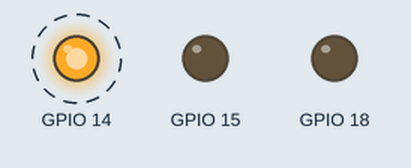
A program run on a simulated Raspberry Pi (BCM pin numbers). Parts: output pins drawn as LEDs (lit = HIGH). Dashed ring = blinking. At 20.0 s the program stops and its outputs stay as they are.

Above: at 0.5 s.
Timing chart, 0 to 4.6 s (numbered marks = the images above):
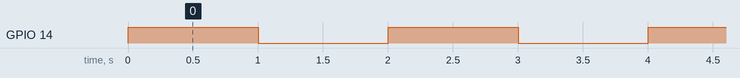

Measured:
- by itself, GPIO 14: alternates HIGH for 1.0 s and LOW for 1.0 s, 20 changes in all, then stays LOW

The program:

check_internet.py
```python
import argparse
import socket
from gpiozero import LED
from time import sleep


def no_internet(led_pin):
    for i in range(10):
        led_pin.on()
        sleep(1)
        led_pin.off()
        sleep(1)


def internet(led_pin):
    led_pin.off()


if __name__ == '__main__':
    ap = argparse.ArgumentParser()
    ap.add_argument("-p", "--pin", default="14", type=int, help="PIN number as gpiozero")
    ap.add_argument("-pb", "--blue", default="15", type=int, help="Blue pin")
    ap.add_argument("-pg", "--green", default="18", type=int, help="Green pin")
    ap.add_argument("-i", "--host", default="unix.stackexchange.com", type=str, help="host to resolve")
    ap.add_argument("-l", "--local", default="192.", type=str, help="local network first byte of IPv4")
    args = vars(ap.parse_args())
    led = LED(args.get("pin"))
    blue = LED(args.get("blue"))
    green = LED(args.get("green"))
    host = args.get("host")
    local = args.get("local")
    try:
        ip = socket.gethostbyname(host)
        if ip.startswith(local):
            no_internet(led)
        else:
            internet(led)
    except socket.gaierror as e:
        no_internet(led)
```
